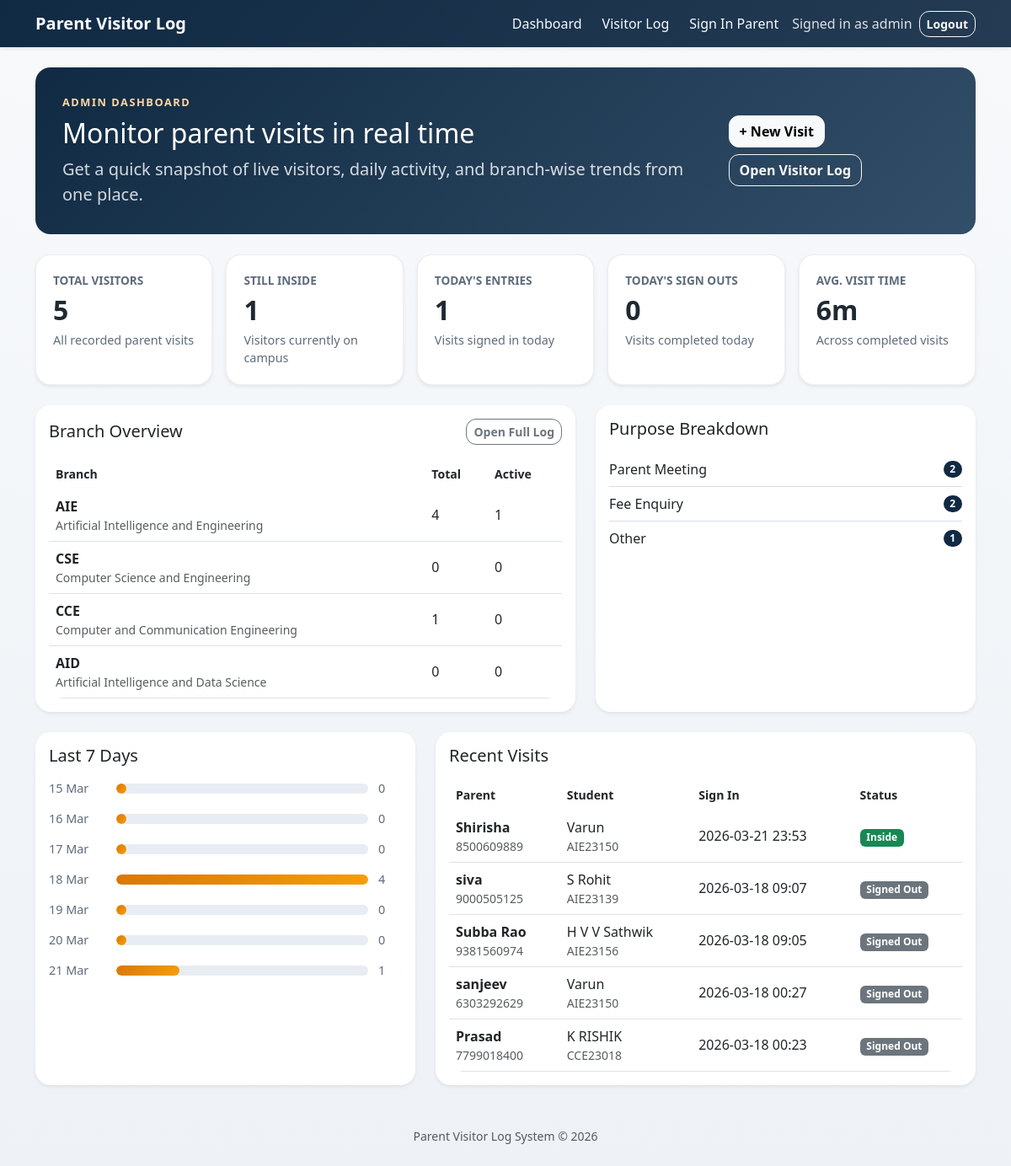
Page /dashboard (signed in) on the earlier database version.
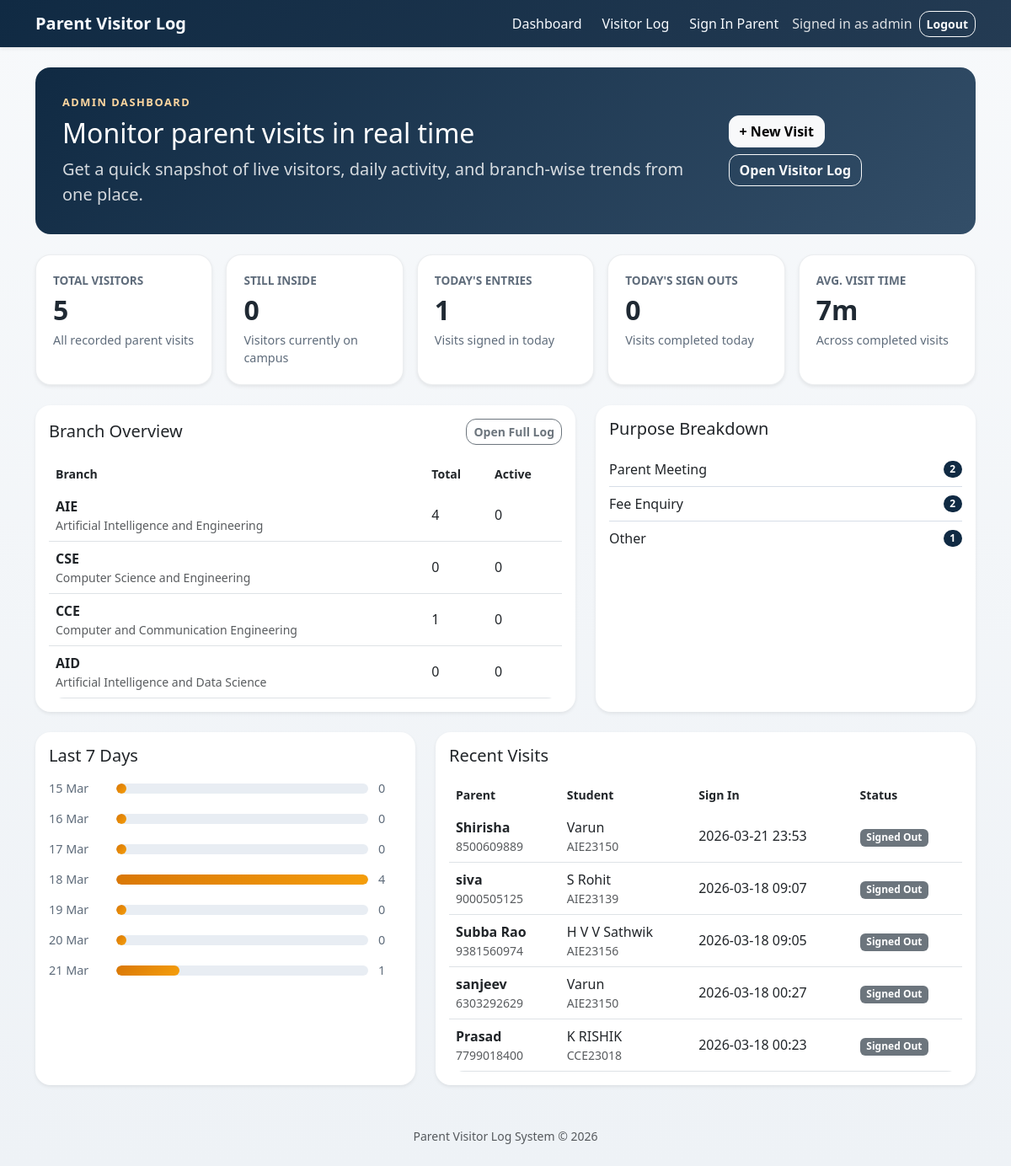
Same page on the later database version.
### tables this page shows
CREATE TABLE visitors (
            id INTEGER PRIMARY KEY AUTOINCREMENT,
            name TEXT NOT NULL,
            phone TEXT NOT NULL,
            purpose TEXT NOT NULL,
            student_name TEXT NOT NULL DEFAULT '',
            roll_no TEXT NOT NULL DEFAULT '',
            sign_in TEXT NOT NULL,
            sign_out TEXT
        );

### app.py (the view)
@app.route("/dashboard")
@admin_required
def dashboard():
    metrics = calculate_dashboard_metrics()
    return render_template("dashboard.html", **metrics)

### app.py (called while the page is built)
def get_db():
    conn = sqlite3.connect(app.config["DATABASE_PATH"])
    conn.row_factory = sqlite3.Row
    return conn

def get_visitor_columns(conn):
    return {row["name"] for row in conn.execute("PRAGMA table_info(visitors)").fetchall()}

def parse_roll_no(roll_no):
    match = ROLL_NO_PATTERN.fullmatch((roll_no or "").strip().upper())
    if not match:
        return None
    branch_code, admission_year_suffix, section_digits = match.groups()
    section = SECTION_NAMES.get(section_digits[0])
    if section is None or section_digits == "000":
        return None
    return {
        "normalized": f"{branch_code}{admission_year_suffix}{section_digits}",
        "branch_code": branch_code,
        "branch_name": BRANCH_NAMES[branch_code],
        "admission_year": f"20{admission_year_suffix}",
        "section": section,
    }

def get_student_display(visitor):
    student_name = (visitor.get("student_name") or "").strip()
    if student_name:
        return student_name
    if requires_student_details(visitor.get("purpose")):
        return "-"
    return "Not Required"

### templates/dashboard.html (shortened to what the changed rows need)
{% extends "base.html" %}
{% block content %}
<section class="hero mb-4">
    <div class="d-lg-flex justify-content-between align-items-center gap-3">
        <div>
            <h2 class="mb-2">Monitor parent visits in real time</h2>
        </div>
    </div>
</section>
{% if total_visitors %}
    <div class="row g-3 mb-4">
        <div class="col-md-6 col-xl">
            <div class="stat-card shadow-sm">
                <p class="stat-label">Total Visitors</p>
                <h3 class="stat-value">{{ total_visitors }}</h3>
                <p class="stat-meta mb-0">All recorded parent visits</p>
            </div>
        </div>
        <div class="col-md-6 col-xl">
            <div class="stat-card shadow-sm">
                <p class="stat-label">Still Inside</p>
                <h3 class="stat-value">{{ active_visitors }}</h3>
                <p class="stat-meta mb-0">Visitors currently on campus</p>
            </div>
        </div>
        <div class="col-md-6 col-xl">
            <div class="stat-card shadow-sm">
                <p class="stat-label">Today's Entries</p>
                <h3 class="stat-value">{{ todays_visitors }}</h3>
                <p class="stat-meta mb-0">Visits signed in today</p>
            </div>
        </div>
        <div class="col-md-6 col-xl">
            <div class="stat-card shadow-sm">
                <p class="stat-label">Today's Sign Outs</p>
                <h3 class="stat-value">{{ completed_today }}</h3>
                <p class="stat-meta mb-0">Visits completed today</p>
            </div>
        </div>
        <div class="col-md-6 col-xl">
            <div class="stat-card shadow-sm">
                <p class="stat-label">Avg. Visit Time</p>
                <h3 class="stat-value">{{ average_visit_duration }}</h3>
                <p class="stat-meta mb-0">Across completed visits</p>
            </div>
        </div>
    </div>
    <div class="row g-4 mb-4">
        <div class="col-lg-7">
            <div class="card dashboard-card shadow-sm h-100">
                <div class="card-body">
                    <div class="d-flex justify-content-between align-items-center flex-wrap gap-2 mb-3">
                        <h5 class="mb-0">Branch Overview</h5>
                        <a href="{{ url_for('visitor_log') }}" class="btn btn-sm btn-outline-secondary">Open Full Log</a>
                    </div>
                    <div class="table-responsive">
                        <table class="table align-middle mb-0">
                            <thead>
                                <tr>
                                    <th>Branch</th>
                                    <th>Total</th>
                                    <th>Active</th>
                                </tr>
                            </thead>
                            <tbody>
                                {% for branch in branch_summary %}
                                    <tr>
                                        <td>
                                            <div class="fw-semibold">{{ branch.code }}</div>
                                            <div class="small text-muted">{{ branch.name }}</div>
                                        </td>
                                        <td>{{ branch.count }}</td>
                                        <td>{{ branch.active_count }}</td>
                                    </tr>
                                {% endfor %}
                            </tbody>
                        </table>
                    </div>
                </div>
            </div>
        </div>
        <div class="col-lg-5">
            <div class="card dashboard-card shadow-sm h-100">
                <div class="card-body">
                    <h5 class="mb-3">Purpose Breakdown</h5>
                    {% if purpose_summary %}
                        <div class="list-group list-group-flush">
                            {% for purpose, count in purpose_summary %}
                                <div class="list-group-item d-flex justify-content-between align-items-center px-0">
                                    <span>{{ purpose }}</span>
                                    <span class="badge text-bg-dark rounded-pill">{{ count }}</span>
                                </div>
                            {% endfor %}
                        </div>
                    {% else %}
                        <p class="text-muted mb-0">Purpose analytics will appear after the first visit is added.</p>
                    {% endif %}
                </div>
            </div>
        </div>
    </div>
    <div class="row g-4">
        <div class="col-lg-5">
            <div class="card dashboard-card shadow-sm h-100">
                <div class="card-body">
                    <h5 class="mb-3">Last 7 Days</h5>
                    <div class="trend-list">
                        {% for item in visit_trend %}
                            <div class="trend-row">
                                <div class="trend-label">{{ item.date_label }}</div>
                                <div class="trend-bar-wrap">
                                    <div class="trend-bar" style="width: {{ item.width }}%;"></div>
                                </div>
                                <div class="trend-count">{{ item.count }}</div>
                            </div>
                        {% endfor %}
                    </div>
                </div>
            </div>
        </div>
        <div class="col-lg-7">
            <div class="card dashboard-card shadow-sm h-100">
                <div class="card-body">
                    <h5 class="mb-3">Recent Visits</h5>
                    <div class="table-responsive">
                        <table class="table align-middle mb-0">
                            <thead>
                                <tr>
                                    <th>Parent</th>
                                    <th>Student</th>
                                    <th>Sign In</th>
                                    <th>Status</th>
                                </tr>
                            </thead>
                            <tbody>
                                {% for visitor in recent_visitors %}
                                    <tr>
                                        <td>
                                            <div class="fw-semibold">{{ visitor.name }}</div>
                                            <div class="small text-muted">{{ visitor.phone }}</div>
                                        </td>
                                        <td>
                                            <div>{{ visitor.student_name }}</div>
                                            <div class="small text-muted">{{ visitor.roll_no }}</div>
                                        </td>
                                        <td>{{ visitor.sign_in }}</td>
                                        <td>
                                            {% if visitor.sign_out %}
                                                <span class="badge text-bg-secondary">Signed Out</span>
                                            {% else %}
                                                <span class="badge text-bg-success">Inside</span>
                                            {% endif %}
                                        </td>
                                    </tr>
                                {% endfor %}
                            </tbody>
                        </table>
                    </div>
                </div>
            </div>
        </div>
    </div>
{% else %}
    <div class="empty-state text-center shadow-sm">
        <h4 class="mb-2">No analytics yet</h4>
        <p class="text-muted mb-3">Create the first parent visit entry to activate the dashboard, reports, and branch insights.</p>
        <a href="{{ url_for('signin') }}" class="btn btn-dark">Sign In First Parent</a>
    </div>
{% endif %}
{% endblock %}

Differences in the rows shown:
changed visitors "Parent Meeting": now shows "Signed Out"; no longer shows "Inside"
Other differences:
{{ active_visitors }}: "1" → "0"
{{ average_visit_duration }}: "6m" → "7m"
new list line: "AIE Artificial Intelligence and Engineering 4 0"
list line gone: "AIE Artificial Intelligence and Engineering 4 1"
